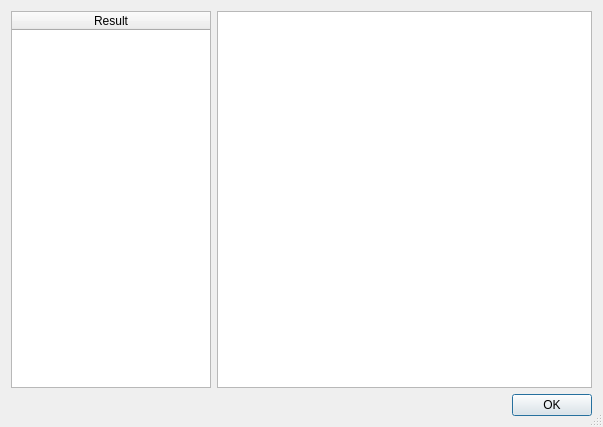
<?xml version="1.0" encoding="UTF-8"?>
<ui version="4.0">
 <class>ReportWindow</class>
 <widget class="QDialog" name="ReportWindow">
  <property name="geometry">
   <rect>
    <x>0</x>
    <y>0</y>
    <width>603</width>
    <height>427</height>
   </rect>
  </property>
  <property name="windowTitle">
   <string>Submit result</string>
  </property>
  <property name="sizeGripEnabled">
   <bool>true</bool>
  </property>
  <layout class="QGridLayout" name="gridLayout">
   <item row="0" column="0">
    <widget class="QTableWidget" name="tests_table">
     <property name="minimumSize">
      <size>
       <width>200</width>
       <height>0</height>
      </size>
     </property>
     <property name="maximumSize">
      <size>
       <width>200</width>
       <height>16777215</height>
      </size>
     </property>
     <property name="editTriggers">
      <set>QAbstractItemView::NoEditTriggers</set>
     </property>
     <property name="selectionMode">
      <enum>QAbstractItemView::NoSelection</enum>
     </property>
     <attribute name="horizontalHeaderStretchLastSection">
      <bool>true</bool>
     </attribute>
     <column>
      <property name="text">
       <string>Result</string>
      </property>
     </column>
    </widget>
   </item>
   <item row="0" column="1">
    <widget class="QTextBrowser" name="textBrowser"/>
   </item>
   <item row="1" column="1">
    <widget class="QDialogButtonBox" name="buttonBox">
     <property name="standardButtons">
      <set>QDialogButtonBox::Ok</set>
     </property>
    </widget>
   </item>
  </layout>
 </widget>
 <resources/>
 <connections/>
</ui>
